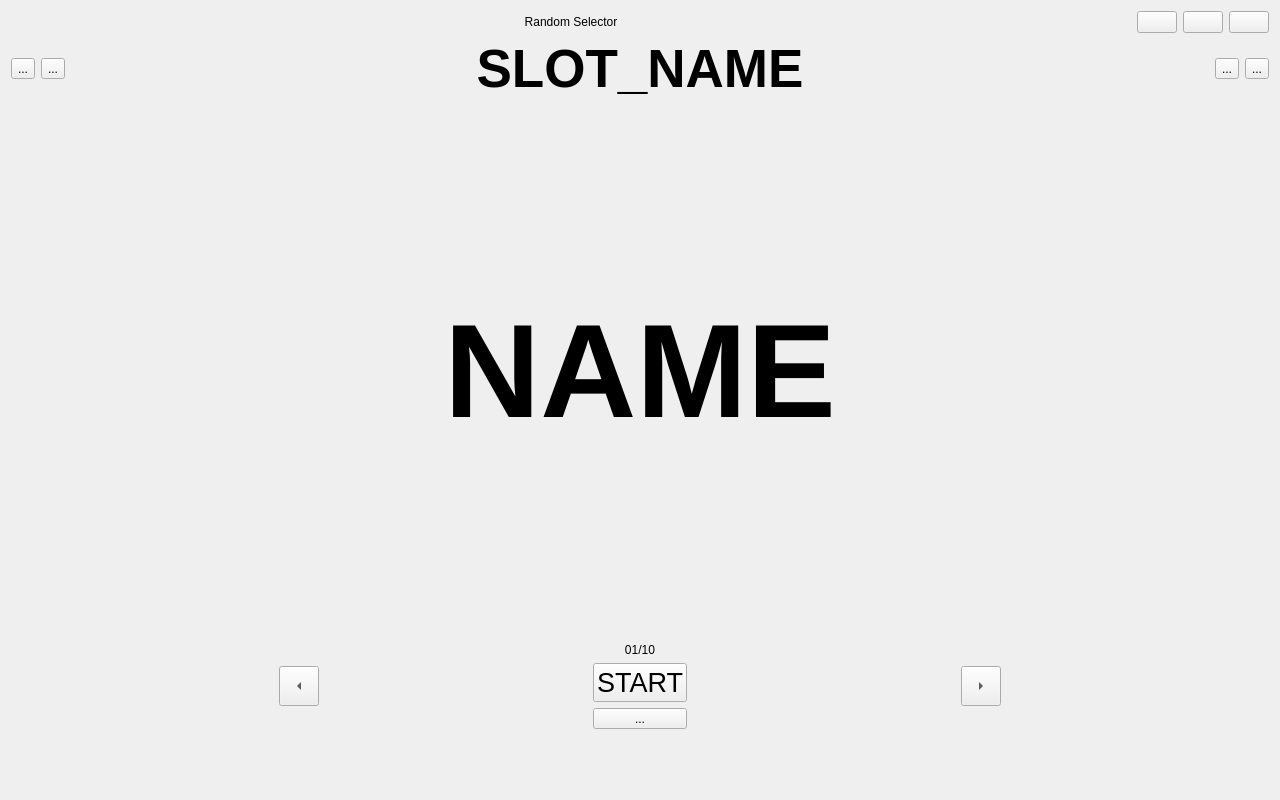
<?xml version="1.0" encoding="UTF-8"?>
<ui version="4.0">
 <class>MainWindow</class>
 <widget class="QWidget" name="MainWindow">
  <property name="geometry">
   <rect>
    <x>0</x>
    <y>0</y>
    <width>1280</width>
    <height>800</height>
   </rect>
  </property>
  <property name="windowTitle">
   <string>Random Selector</string>
  </property>
  <layout class="QVBoxLayout" name="verticalLayout">
   <item>
    <layout class="QHBoxLayout" name="horizontalLayout">
     <item>
      <widget class="QLabel" name="label_4">
       <property name="text">
        <string>Random Selector</string>
       </property>
       <property name="alignment">
        <set>Qt::AlignCenter</set>
       </property>
      </widget>
     </item>
     <item>
      <widget class="QPushButton" name="btnFullScreen">
       <property name="sizePolicy">
        <sizepolicy hsizetype="Fixed" vsizetype="Fixed">
         <horstretch>0</horstretch>
         <verstretch>0</verstretch>
        </sizepolicy>
       </property>
       <property name="text">
        <string notr="true"/>
       </property>
       <property name="icon">
        <iconset resource="resource.qrc">
         <normaloff>:/resource/FullScreen.png</normaloff>:/resource/FullScreen.png</iconset>
       </property>
      </widget>
     </item>
     <item>
      <widget class="QPushButton" name="btnMinimized">
       <property name="sizePolicy">
        <sizepolicy hsizetype="Fixed" vsizetype="Fixed">
         <horstretch>0</horstretch>
         <verstretch>0</verstretch>
        </sizepolicy>
       </property>
       <property name="text">
        <string notr="true"/>
       </property>
       <property name="icon">
        <iconset resource="resource.qrc">
         <normaloff>:/resource/Lower.png</normaloff>:/resource/Lower.png</iconset>
       </property>
      </widget>
     </item>
     <item>
      <widget class="QPushButton" name="btnClose">
       <property name="sizePolicy">
        <sizepolicy hsizetype="Fixed" vsizetype="Fixed">
         <horstretch>0</horstretch>
         <verstretch>0</verstretch>
        </sizepolicy>
       </property>
       <property name="text">
        <string notr="true"/>
       </property>
      </widget>
     </item>
    </layout>
   </item>
   <item>
    <layout class="QHBoxLayout" name="horizontalLayout_2">
     <item>
      <widget class="QToolButton" name="btnList">
       <property name="sizePolicy">
        <sizepolicy hsizetype="Fixed" vsizetype="Fixed">
         <horstretch>0</horstretch>
         <verstretch>0</verstretch>
        </sizepolicy>
       </property>
       <property name="text">
        <string>...</string>
       </property>
       <property name="icon">
        <iconset resource="resource.qrc">
         <normaloff>:/resource/List.png</normaloff>:/resource/List.png</iconset>
       </property>
       <property name="iconSize">
        <size>
         <width>48</width>
         <height>48</height>
        </size>
       </property>
       <property name="toolButtonStyle">
        <enum>Qt::ToolButtonTextUnderIcon</enum>
       </property>
      </widget>
     </item>
     <item>
      <widget class="QToolButton" name="toolButton_4">
       <property name="text">
        <string>...</string>
       </property>
       <property name="icon">
        <iconset resource="resource.qrc">
         <normaloff>:/resource/List.png</normaloff>:/resource/List.png</iconset>
       </property>
       <property name="iconSize">
        <size>
         <width>48</width>
         <height>48</height>
        </size>
       </property>
       <property name="toolButtonStyle">
        <enum>Qt::ToolButtonTextUnderIcon</enum>
       </property>
      </widget>
     </item>
     <item>
      <widget class="QLabel" name="labTitle">
       <property name="sizePolicy">
        <sizepolicy hsizetype="Preferred" vsizetype="Maximum">
         <horstretch>0</horstretch>
         <verstretch>0</verstretch>
        </sizepolicy>
       </property>
       <property name="maximumSize">
        <size>
         <width>16777215</width>
         <height>130</height>
        </size>
       </property>
       <property name="font">
        <font>
         <family>Arial</family>
         <pointsize>40</pointsize>
         <bold>true</bold>
        </font>
       </property>
       <property name="text">
        <string notr="true">SLOT_NAME</string>
       </property>
       <property name="alignment">
        <set>Qt::AlignCenter</set>
       </property>
       <property name="wordWrap">
        <bool>true</bool>
       </property>
      </widget>
     </item>
     <item>
      <widget class="QToolButton" name="toolButton_3">
       <property name="text">
        <string>...</string>
       </property>
       <property name="icon">
        <iconset resource="resource.qrc">
         <normaloff>:/resource/List.png</normaloff>:/resource/List.png</iconset>
       </property>
       <property name="iconSize">
        <size>
         <width>48</width>
         <height>48</height>
        </size>
       </property>
       <property name="toolButtonStyle">
        <enum>Qt::ToolButtonTextUnderIcon</enum>
       </property>
      </widget>
     </item>
     <item>
      <widget class="QToolButton" name="toolButton_2">
       <property name="text">
        <string>...</string>
       </property>
       <property name="icon">
        <iconset resource="resource.qrc">
         <normaloff>:/resource/Language.png</normaloff>:/resource/Language.png</iconset>
       </property>
       <property name="iconSize">
        <size>
         <width>48</width>
         <height>48</height>
        </size>
       </property>
       <property name="toolButtonStyle">
        <enum>Qt::ToolButtonTextUnderIcon</enum>
       </property>
      </widget>
     </item>
    </layout>
   </item>
   <item>
    <spacer name="verticalSpacer">
     <property name="orientation">
      <enum>Qt::Vertical</enum>
     </property>
     <property name="sizeHint" stdset="0">
      <size>
       <width>20</width>
       <height>40</height>
      </size>
     </property>
    </spacer>
   </item>
   <item>
    <layout class="QVBoxLayout" name="verticalLayout_2">
     <item>
      <widget class="QLabel" name="labItem">
       <property name="sizePolicy">
        <sizepolicy hsizetype="Preferred" vsizetype="Maximum">
         <horstretch>0</horstretch>
         <verstretch>0</verstretch>
        </sizepolicy>
       </property>
       <property name="maximumSize">
        <size>
         <width>16777215</width>
         <height>310</height>
        </size>
       </property>
       <property name="font">
        <font>
         <family>Arial</family>
         <pointsize>100</pointsize>
         <bold>true</bold>
        </font>
       </property>
       <property name="text">
        <string notr="true">NAME</string>
       </property>
       <property name="alignment">
        <set>Qt::AlignCenter</set>
       </property>
       <property name="wordWrap">
        <bool>true</bool>
       </property>
      </widget>
     </item>
    </layout>
   </item>
   <item>
    <spacer name="verticalSpacer_2">
     <property name="orientation">
      <enum>Qt::Vertical</enum>
     </property>
     <property name="sizeType">
      <enum>QSizePolicy::Expanding</enum>
     </property>
     <property name="sizeHint" stdset="0">
      <size>
       <width>20</width>
       <height>100</height>
      </size>
     </property>
    </spacer>
   </item>
   <item>
    <layout class="QHBoxLayout" name="horizontalLayout_3">
     <item>
      <spacer name="horizontalSpacer">
       <property name="orientation">
        <enum>Qt::Horizontal</enum>
       </property>
       <property name="sizeHint" stdset="0">
        <size>
         <width>40</width>
         <height>20</height>
        </size>
       </property>
      </spacer>
     </item>
     <item>
      <layout class="QVBoxLayout" name="verticalLayout_5"/>
     </item>
     <item>
      <widget class="QToolButton" name="btnLast">
       <property name="minimumSize">
        <size>
         <width>40</width>
         <height>40</height>
        </size>
       </property>
       <property name="text">
        <string>...</string>
       </property>
       <property name="arrowType">
        <enum>Qt::LeftArrow</enum>
       </property>
      </widget>
     </item>
     <item>
      <spacer name="horizontalSpacer_2">
       <property name="orientation">
        <enum>Qt::Horizontal</enum>
       </property>
       <property name="sizeHint" stdset="0">
        <size>
         <width>40</width>
         <height>20</height>
        </size>
       </property>
      </spacer>
     </item>
     <item>
      <layout class="QVBoxLayout" name="verticalLayout_4">
       <item>
        <widget class="QLabel" name="labCount">
         <property name="text">
          <string>01/10</string>
         </property>
         <property name="alignment">
          <set>Qt::AlignCenter</set>
         </property>
        </widget>
       </item>
       <item>
        <widget class="QPushButton" name="btnStart">
         <property name="font">
          <font>
           <family>Arial</family>
           <pointsize>20</pointsize>
          </font>
         </property>
         <property name="text">
          <string>START</string>
         </property>
         <property name="checkable">
          <bool>true</bool>
         </property>
        </widget>
       </item>
       <item>
        <widget class="QToolButton" name="btnMenu">
         <property name="sizePolicy">
          <sizepolicy hsizetype="Preferred" vsizetype="Fixed">
           <horstretch>0</horstretch>
           <verstretch>0</verstretch>
          </sizepolicy>
         </property>
         <property name="text">
          <string>...</string>
         </property>
         <property name="popupMode">
          <enum>QToolButton::InstantPopup</enum>
         </property>
        </widget>
       </item>
      </layout>
     </item>
     <item>
      <spacer name="horizontalSpacer_3">
       <property name="orientation">
        <enum>Qt::Horizontal</enum>
       </property>
       <property name="sizeHint" stdset="0">
        <size>
         <width>40</width>
         <height>20</height>
        </size>
       </property>
      </spacer>
     </item>
     <item>
      <widget class="QToolButton" name="btnNext">
       <property name="minimumSize">
        <size>
         <width>40</width>
         <height>40</height>
        </size>
       </property>
       <property name="text">
        <string>...</string>
       </property>
       <property name="arrowType">
        <enum>Qt::RightArrow</enum>
       </property>
      </widget>
     </item>
     <item>
      <layout class="QVBoxLayout" name="verticalLayout_3"/>
     </item>
     <item>
      <spacer name="horizontalSpacer_4">
       <property name="orientation">
        <enum>Qt::Horizontal</enum>
       </property>
       <property name="sizeHint" stdset="0">
        <size>
         <width>40</width>
         <height>20</height>
        </size>
       </property>
      </spacer>
     </item>
    </layout>
   </item>
   <item>
    <spacer name="verticalSpacer_3">
     <property name="orientation">
      <enum>Qt::Vertical</enum>
     </property>
     <property name="sizeType">
      <enum>QSizePolicy::Minimum</enum>
     </property>
     <property name="sizeHint" stdset="0">
      <size>
       <width>20</width>
       <height>60</height>
      </size>
     </property>
    </spacer>
   </item>
  </layout>
  <action name="actionSingle">
   <property name="checkable">
    <bool>true</bool>
   </property>
   <property name="text">
    <string>Single</string>
   </property>
   <property name="menuRole">
    <enum>QAction::NoRole</enum>
   </property>
  </action>
  <action name="actionDouble">
   <property name="checkable">
    <bool>true</bool>
   </property>
   <property name="text">
    <string>Double</string>
   </property>
   <property name="menuRole">
    <enum>QAction::NoRole</enum>
   </property>
  </action>
 </widget>
 <resources>
  <include location="resource.qrc"/>
 </resources>
 <connections>
  <connection>
   <sender>btnMinimized</sender>
   <signal>clicked()</signal>
   <receiver>MainWindow</receiver>
   <slot>showMinimized()</slot>
   <hints>
    <hint type="sourcelabel">
     <x>730</x>
     <y>22</y>
    </hint>
    <hint type="destinationlabel">
     <x>399</x>
     <y>300</y>
    </hint>
   </hints>
  </connection>
  <connection>
   <sender>btnClose</sender>
   <signal>clicked()</signal>
   <receiver>MainWindow</receiver>
   <slot>close()</slot>
   <hints>
    <hint type="sourcelabel">
     <x>1250</x>
     <y>22</y>
    </hint>
    <hint type="destinationlabel">
     <x>639</x>
     <y>360</y>
    </hint>
   </hints>
  </connection>
  <connection>
   <sender>btnFullScreen</sender>
   <signal>clicked()</signal>
   <receiver>MainWindow</receiver>
   <slot>showFullScreen()</slot>
   <hints>
    <hint type="sourcelabel">
     <x>1155</x>
     <y>26</y>
    </hint>
    <hint type="destinationlabel">
     <x>639</x>
     <y>359</y>
    </hint>
   </hints>
  </connection>
 </connections>
</ui>
